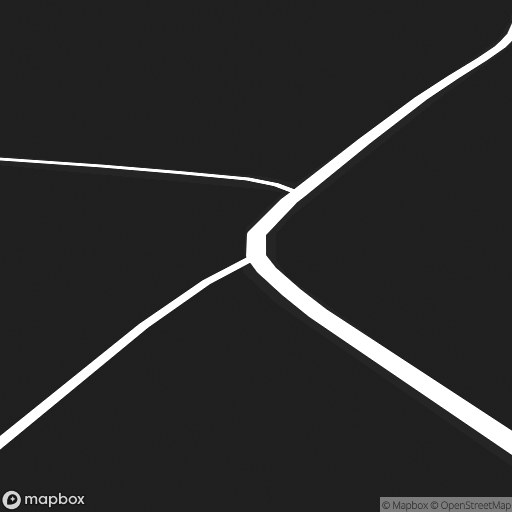
#> input picture 04_matching/main_3/mapbox_method/mapbox_images_for_frame_453_RVV1/50.7631006_3.5486225.jpg, 512 x 512 px, found by its file name
$ jupyter execute HELP_find_descriptors_in_mapbox_image.ipynb
#> lines starting #> are read from the running program, lines starting #| are printed output that depends on the picture; after the words box and inside, x2 and y2 are one past the last pixel; in counts of white or black regions, pixels touching at a corner belong together
[cell 1]
import os
import sys
import numpy as np
import pandas as pd
import matplotlib.pyplot as plt
import math
import requests
import cv2
from numpy.polynomial import Polynomial
from skimage.morphology import skeletonize, binary_closing, square, binary_erosion, binary_dilation, medial_axis, thin, disk, convex_hull_image, diamond, star, isotropic_closing, remove_small_objects
from skimage.filters import threshold_otsu
import json

[cell 2]
def plot_image(img):
    plt.figure(figsize=(20,10))
    plt.imshow(cv2.cvtColor(img, cv2.COLOR_BGR2RGB))
    plt.show()

[cell 3]
# [25 lines left out: function is_valid_intersection, not called in this run]

[cell 4]
def get_skeleton_intersection(skeleton):
    """ Given a skeletonised image, it will give the coordinates of the intersections of the skeleton"""
    print("Getting intersections in skeleton (more than 2 neighbours)")
    skeleton_gray = cv2.cvtColor(skeleton, cv2.COLOR_BGR2GRAY)
    image = skeleton_gray.copy()
    image = image/255
    intersections = []
    for y in range(1,len(image)-1):
        for x in range(1,len(image[y])-1):
            # if we have a white pixel
            if image[y][x] == 1:
                neighbourhood_patch = [image[y][x-1], image[y-1][x-1], image[y-1][x], image[y-1][x+1], image[y][x+1], image[y+1][x+1], image[y+1][x], image[y+1][x-1]]
                if is_valid_intersection(neighbourhood_patch):
                    intersections.append((y,x))
    # [6 lines of commented-out code are left out]
    return intersections

[cell 5]
# [26 lines left out: function get_neighbour_pixels, not called in this run]

[cell 6]
# [24 lines left out: function plot_patch, not called in this run]

[cell 7]
# [190 lines left out: function get_descriptors, not called in this run]

[cell 8]
def find_descriptors_in_mapbox_image(img_path, image_name, vis=False) :
#> called with image_name = '50.7631006_3.5486225.jpg', vis = True
    img_bgr = cv2.imread(img_path)
#> img_bgr is the input picture: shape (512, 512, 3); mean B, G, R 43.6, 43.6, 43.6
    # print("Mapbox image")
    # plot_image(img_bgr)

    new_width, new_height = img_bgr.shape[1], img_bgr.shape[0] - 100
#> new_width = 512; new_height = 412
    cropped_img_bgr = img_bgr[0:new_height, 0:new_width]
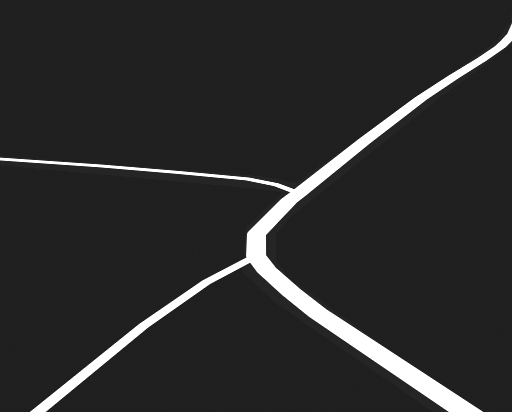
#> cropped_img_bgr: shape (412, 512, 3); mean B, G, R 43.7, 43.7, 43.7
    print("Cropped mapbox image")
    if vis :
        plot_image(cropped_img_bgr)

    print("Binary thresholding")
    img_gray = cv2.cvtColor(cropped_img_bgr, cv2.COLOR_BGR2GRAY)
    ret, thresh_gray = cv2.threshold(img_gray, 127, 255, cv2.THRESH_BINARY)
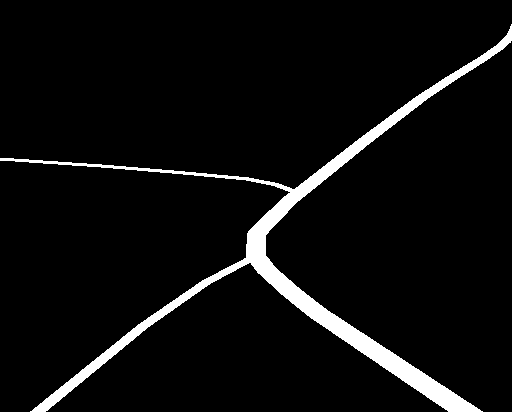
#> thresh_gray: shape (412, 512); 5.4% white; 1 white region, box (x1, y1, x2, y2) and area: (0, 24, 512, 412) 11463
    thresh_bgr = cv2.cvtColor(thresh_gray, cv2.COLOR_GRAY2BGR)
    if vis :
        plot_image(thresh_bgr)

    # To avoid the precision loss when converting the image to bool,
    # you can also binarize the image using one of the available thresholding algorithms
    thresh_otsu = threshold_otsu(thresh_gray)
#> thresh_otsu = 0
    mask_gray = thresh_gray > thresh_otsu

    # Skeletonize
    # skeleton_gray = (skeletonize(contour_mask_gray)).astype(np.uint8)
    skeleton_gray = skeletonize(mask_gray, method='lee').astype(np.uint8)
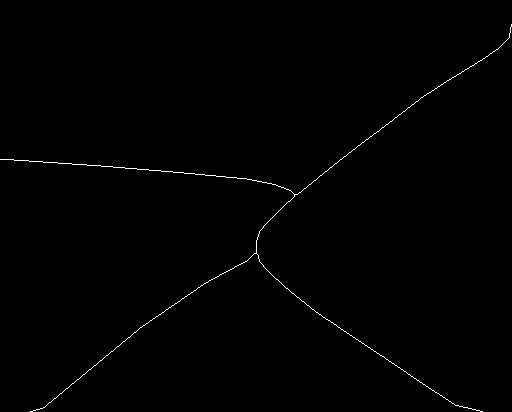
#> skeleton_gray: shape (412, 512); values 0 (black) and 1 (white), 0.49% white in thin lines or dots

    skeleton_bgr = cv2.cvtColor(skeleton_gray, cv2.COLOR_GRAY2BGR)

    # find the intersections in the skeleton
    skel_intersections = get_skeleton_intersection(skeleton_bgr)
#> in get_skeleton_intersection, `image = image/255`: image: shape (412, 512) float64; values 0 (black) and 0.00392 (white), 0.49% white in thin lines or dots
#> after the loop in get_skeleton_intersection, `for y in range(1,len(image)-1):`: intersections = []
#> skel_intersections = []

    print(f"{len(skel_intersections)} intersections found in the skeleton:")
#| 0 intersections found in the skeleton:
    print(skel_intersections)

    descriptors = []

    #  if there are intersections
    if skel_intersections != [] :
        # visualization
        skeleton_bgr_copy = skeleton_bgr.copy()
        for intersection in skel_intersections :
            skeleton_bgr_copy[intersection[0], intersection[1]] = [0, 0, 255]

        if vis :
            plot_image(skeleton_bgr_copy)


        print(f"There are intersections in mapbox image {image_name}")
        descriptors = get_descriptors(skeleton_bgr, skel_intersections, visualize = vis)
    else :
        print("No intersections found in the skeleton")

    if descriptors == [] :
        return None
    else :
        return descriptors

$ run again, with 04_matching/main_3/mapbox_method/mapbox_images_for_frame_453_RVV1/50.7624016_3.5514647.jpg copied over 04_matching/main_3/mapbox_method/mapbox_images_for_frame_453_RVV1/50.7631006_3.5486225.jpg
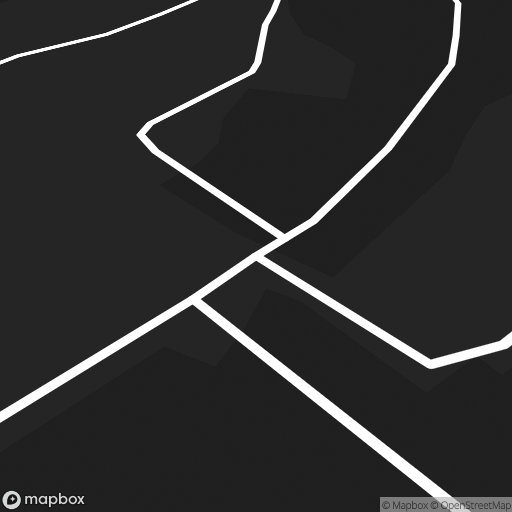
#> input picture 04_matching/main_3/mapbox_method/mapbox_images_for_frame_453_RVV1/50.7624016_3.5514647.jpg, 512 x 512 px, found by its file name
#> in find_descriptors_in_mapbox_image, img_bgr is the input picture: shape (512, 512, 3); mean B, G, R 46.9, 47, 47
#> in find_descriptors_in_mapbox_image, `ret, thresh_gray = cv2.threshold(img_gray, 127, 255, cv2.THRESH_BINARY)`:
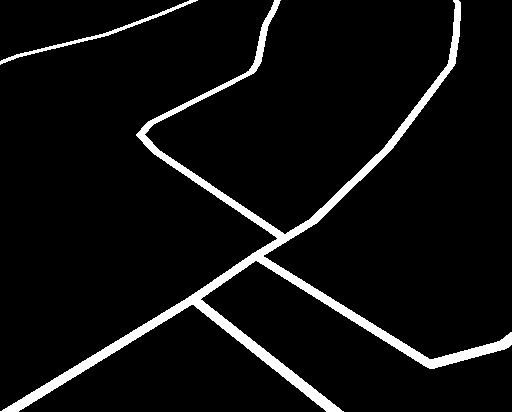
#> thresh_gray: shape (412, 512); 6% white; 2 white regions, box (x1, y1, x2, y2) and area: (0, 0, 512, 412) 11939, (0, 0, 198, 65) 718
#> thresh_otsu = 0
#> in find_descriptors_in_mapbox_image, `skeleton_gray = skeletonize(mask_gray, method='lee').astype(np.uint8)`:
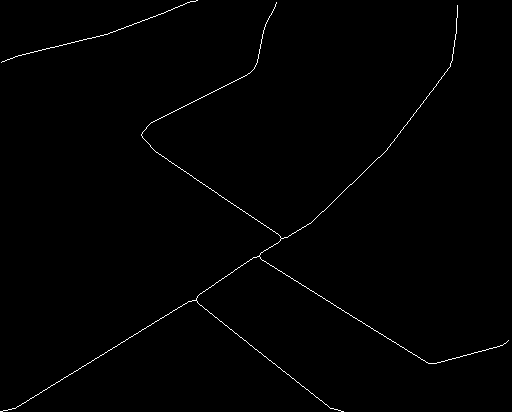
#> skeleton_gray: shape (412, 512); values 0 (black) and 1 (white), 0.69% white in thin lines or dots
#> image: shape (412, 512) float64; values 0 (black) and 0.00392 (white), 0.69% white in thin lines or dots
#> after the loop in get_skeleton_intersection, `for y in range(1,len(image)-1):`: intersections = []
#| 0 intersections found in the skeleton:

$ run again, with 04_matching/main_3/mapbox_method/mapbox_images_for_frame_453_RVV1/50.7624138_3.5516868.jpg copied over 04_matching/main_3/mapbox_method/mapbox_images_for_frame_453_RVV1/50.7631006_3.5486225.jpg
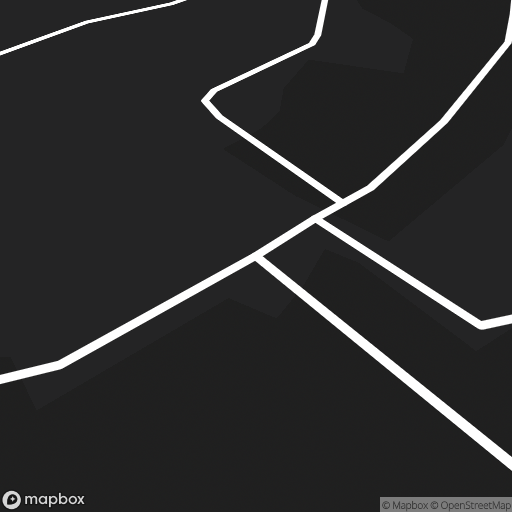
#> input picture 04_matching/main_3/mapbox_method/mapbox_images_for_frame_453_RVV1/50.7624138_3.5516868.jpg, 512 x 512 px, found by its file name
#> in find_descriptors_in_mapbox_image, img_bgr is the input picture: shape (512, 512, 3); mean B, G, R 45.6, 45.1, 45.1
#> in find_descriptors_in_mapbox_image, `ret, thresh_gray = cv2.threshold(img_gray, 127, 255, cv2.THRESH_BINARY)`:
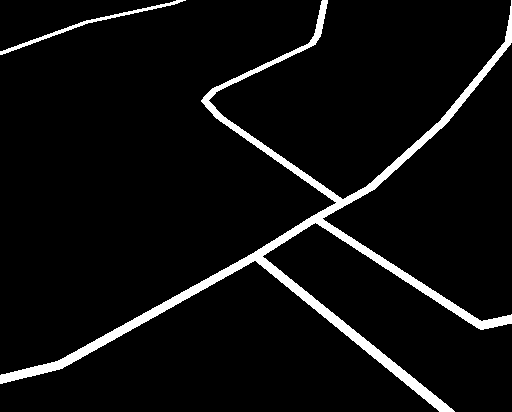
#> thresh_gray: shape (412, 512); 5.6% white; 2 white regions, box (x1, y1, x2, y2) and area: (0, 0, 512, 412) 11214, (0, 0, 186, 55) 665
#> thresh_otsu = 0
#> in find_descriptors_in_mapbox_image, `skeleton_gray = skeletonize(mask_gray, method='lee').astype(np.uint8)`:
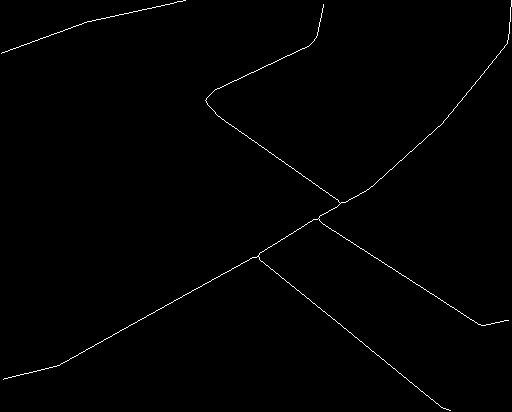
#> skeleton_gray: shape (412, 512); values 0 (black) and 1 (white), 0.67% white in thin lines or dots
#> image: shape (412, 512) float64; values 0 (black) and 0.00392 (white), 0.67% white in thin lines or dots
#> after the loop in get_skeleton_intersection, `for y in range(1,len(image)-1):`: intersections = []
#| 0 intersections found in the skeleton:

$ run again, with 04_matching/main_3/mapbox_method/mapbox_images_for_frame_453_RVV1/50.7624_3.5513597.jpg copied over 04_matching/main_3/mapbox_method/mapbox_images_for_frame_453_RVV1/50.7631006_3.5486225.jpg
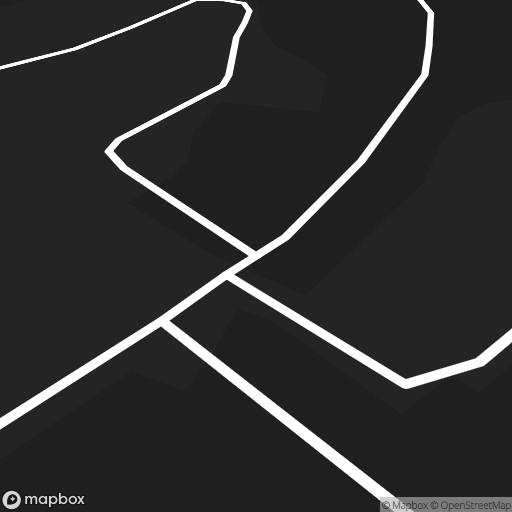
#> input picture 04_matching/main_3/mapbox_method/mapbox_images_for_frame_453_RVV1/50.7624_3.5513597.jpg, 512 x 512 px, found by its file name
#> in find_descriptors_in_mapbox_image, img_bgr is the input picture: shape (512, 512, 3); mean B, G, R 47.5, 47, 47
#> in find_descriptors_in_mapbox_image, `ret, thresh_gray = cv2.threshold(img_gray, 127, 255, cv2.THRESH_BINARY)`:
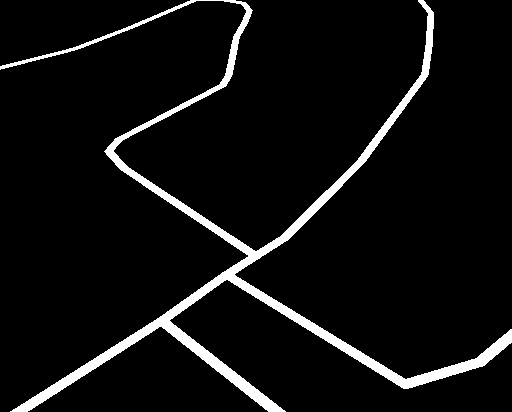
#> thresh_gray: shape (412, 512); 6.2% white; 1 white region, box (x1, y1, x2, y2) and area: (0, 0, 512, 412) 12974
#> thresh_otsu = 0
#> in find_descriptors_in_mapbox_image, `skeleton_gray = skeletonize(mask_gray, method='lee').astype(np.uint8)`:
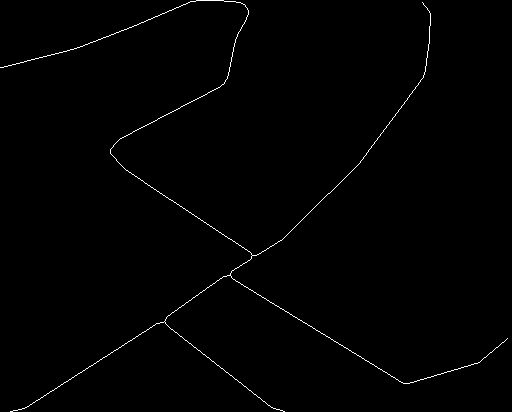
#> skeleton_gray: shape (412, 512); values 0 (black) and 1 (white), 0.71% white in thin lines or dots
#> image: shape (412, 512) float64; values 0 (black) and 0.00392 (white), 0.71% white in thin lines or dots
#> after the loop in get_skeleton_intersection, `for y in range(1,len(image)-1):`: intersections = []
#| 0 intersections found in the skeleton:
